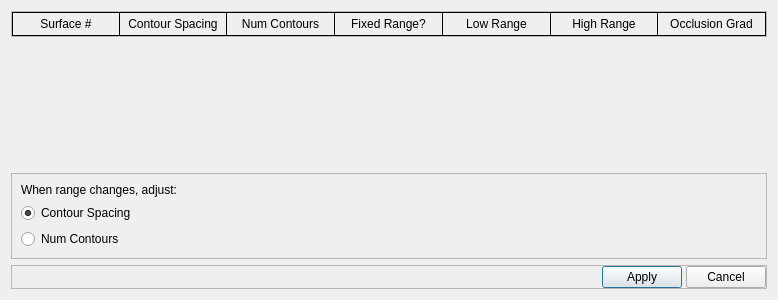
<?xml version="1.0" encoding="UTF-8"?>
<ui version="4.0">
 <class>ContourDialog</class>
 <widget class="QDialog" name="ContourDialog">
  <property name="geometry">
   <rect>
    <x>0</x>
    <y>0</y>
    <width>778</width>
    <height>300</height>
   </rect>
  </property>
  <property name="windowTitle">
   <string>Contour Spacing</string>
  </property>
  <property name="styleSheet">
   <string notr="true"/>
  </property>
  <property name="modal">
   <bool>true</bool>
  </property>
  <layout class="QVBoxLayout" name="verticalLayout">
   <item>
    <widget class="QFrame" name="headerFrame">
     <property name="styleSheet">
      <string notr="true">#surfHeaderLabel, #occlusionLabel, #lowHeaderLabel, #highHeaderLabel, #fixedHeaderLabel, #numHeaderLabel, #spacingHeaderLabel {
padding: 4px;
border: 1px solid black;
border-left-width: 0px;
}

#surfHeaderLabel {
border-left-width: 1px;
}

</string>
     </property>
     <property name="frameShape">
      <enum>QFrame::StyledPanel</enum>
     </property>
     <property name="frameShadow">
      <enum>QFrame::Raised</enum>
     </property>
     <layout class="QGridLayout" name="gridLayout">
      <property name="leftMargin">
       <number>0</number>
      </property>
      <property name="topMargin">
       <number>0</number>
      </property>
      <property name="rightMargin">
       <number>0</number>
      </property>
      <property name="bottomMargin">
       <number>0</number>
      </property>
      <property name="spacing">
       <number>0</number>
      </property>
      <item row="0" column="1">
       <widget class="QLabel" name="spacingHeaderLabel">
        <property name="frameShape">
         <enum>QFrame::NoFrame</enum>
        </property>
        <property name="frameShadow">
         <enum>QFrame::Plain</enum>
        </property>
        <property name="text">
         <string>Contour Spacing</string>
        </property>
        <property name="alignment">
         <set>Qt::AlignCenter</set>
        </property>
       </widget>
      </item>
      <item row="0" column="0">
       <widget class="QLabel" name="surfHeaderLabel">
        <property name="frameShape">
         <enum>QFrame::NoFrame</enum>
        </property>
        <property name="frameShadow">
         <enum>QFrame::Plain</enum>
        </property>
        <property name="text">
         <string>Surface #</string>
        </property>
        <property name="alignment">
         <set>Qt::AlignCenter</set>
        </property>
       </widget>
      </item>
      <item row="0" column="4">
       <widget class="QLabel" name="lowHeaderLabel">
        <property name="frameShape">
         <enum>QFrame::NoFrame</enum>
        </property>
        <property name="frameShadow">
         <enum>QFrame::Plain</enum>
        </property>
        <property name="text">
         <string>Low Range</string>
        </property>
        <property name="alignment">
         <set>Qt::AlignCenter</set>
        </property>
       </widget>
      </item>
      <item row="0" column="3">
       <widget class="QLabel" name="fixedHeaderLabel">
        <property name="frameShape">
         <enum>QFrame::NoFrame</enum>
        </property>
        <property name="frameShadow">
         <enum>QFrame::Plain</enum>
        </property>
        <property name="text">
         <string>Fixed Range?</string>
        </property>
        <property name="alignment">
         <set>Qt::AlignCenter</set>
        </property>
       </widget>
      </item>
      <item row="0" column="5">
       <widget class="QLabel" name="highHeaderLabel">
        <property name="frameShape">
         <enum>QFrame::NoFrame</enum>
        </property>
        <property name="frameShadow">
         <enum>QFrame::Plain</enum>
        </property>
        <property name="text">
         <string>High Range</string>
        </property>
        <property name="alignment">
         <set>Qt::AlignCenter</set>
        </property>
       </widget>
      </item>
      <item row="0" column="6">
       <widget class="QLabel" name="occlusionLabel">
        <property name="frameShape">
         <enum>QFrame::NoFrame</enum>
        </property>
        <property name="frameShadow">
         <enum>QFrame::Plain</enum>
        </property>
        <property name="text">
         <string>Occlusion Grad</string>
        </property>
        <property name="alignment">
         <set>Qt::AlignCenter</set>
        </property>
       </widget>
      </item>
      <item row="0" column="2">
       <widget class="QLabel" name="numHeaderLabel">
        <property name="frameShape">
         <enum>QFrame::NoFrame</enum>
        </property>
        <property name="frameShadow">
         <enum>QFrame::Plain</enum>
        </property>
        <property name="text">
         <string>Num Contours</string>
        </property>
        <property name="alignment">
         <set>Qt::AlignCenter</set>
        </property>
       </widget>
      </item>
     </layout>
    </widget>
   </item>
   <item>
    <spacer name="verticalSpacer">
     <property name="orientation">
      <enum>Qt::Vertical</enum>
     </property>
     <property name="sizeHint" stdset="0">
      <size>
       <width>20</width>
       <height>40</height>
      </size>
     </property>
    </spacer>
   </item>
   <item>
    <widget class="QFrame" name="frame_2">
     <property name="frameShape">
      <enum>QFrame::StyledPanel</enum>
     </property>
     <property name="frameShadow">
      <enum>QFrame::Raised</enum>
     </property>
     <layout class="QVBoxLayout" name="verticalLayout_2">
      <item>
       <widget class="QLabel" name="label">
        <property name="text">
         <string>When range changes, adjust:</string>
        </property>
       </widget>
      </item>
      <item>
       <widget class="QRadioButton" name="contSpacingRadioButton">
        <property name="text">
         <string>Contour Spacing</string>
        </property>
        <property name="checked">
         <bool>true</bool>
        </property>
       </widget>
      </item>
      <item>
       <widget class="QRadioButton" name="numContsRadioButton">
        <property name="text">
         <string>Num Contours</string>
        </property>
       </widget>
      </item>
     </layout>
    </widget>
   </item>
   <item>
    <widget class="QFrame" name="frame">
     <property name="frameShape">
      <enum>QFrame::StyledPanel</enum>
     </property>
     <property name="frameShadow">
      <enum>QFrame::Raised</enum>
     </property>
     <layout class="QHBoxLayout" name="horizontalLayout">
      <property name="spacing">
       <number>4</number>
      </property>
      <property name="leftMargin">
       <number>0</number>
      </property>
      <property name="topMargin">
       <number>0</number>
      </property>
      <property name="rightMargin">
       <number>0</number>
      </property>
      <property name="bottomMargin">
       <number>0</number>
      </property>
      <item>
       <spacer name="horizontalSpacer">
        <property name="orientation">
         <enum>Qt::Horizontal</enum>
        </property>
        <property name="sizeHint" stdset="0">
         <size>
          <width>40</width>
          <height>20</height>
         </size>
        </property>
       </spacer>
      </item>
      <item>
       <widget class="QPushButton" name="applyButton">
        <property name="text">
         <string>Apply</string>
        </property>
       </widget>
      </item>
      <item>
       <widget class="QPushButton" name="cancelButton">
        <property name="text">
         <string>Cancel</string>
        </property>
       </widget>
      </item>
     </layout>
    </widget>
   </item>
  </layout>
 </widget>
 <resources/>
 <connections/>
</ui>
